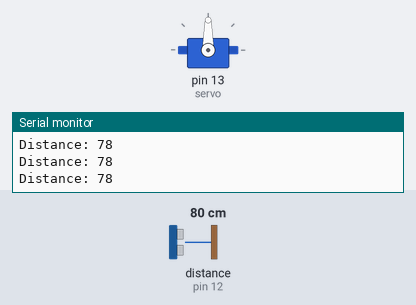
A sketch run on a simulated Arduino Uno, built with avr-gcc and run on an emulated ATmega328P. Shown: servo, the last lines printed to the serial monitor. Wiring (inferred from the names in the program): ultrasonic range finder: trigger pin 11; echo pin 12. The inputs (shaded band) are chosen by the test bench; at power-on: distance to the obstacle (sensor on pin 12) 80 cm. The echo pulse lasts 58.3 µs per cm.

Above: at 6.2 s.
6.3 s: distance to the obstacle (sensor on pin 12) set to 29 cm
9.3 s: distance to the obstacle (sensor on pin 12) set to 23 cm
At 9.6 s:
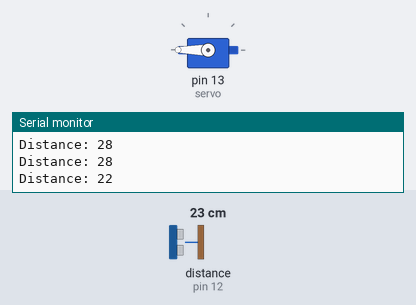
10.8 s: distance to the obstacle (sensor on pin 12) set to 35 cm
At 13.2 s:
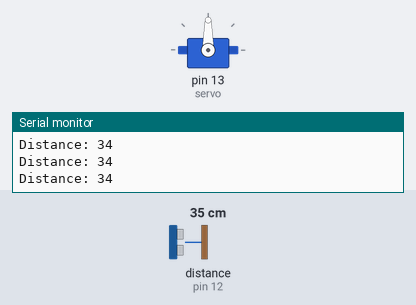
Timing chart, 0 to 14.7 s (numbered marks = the images above; inputs shaded):
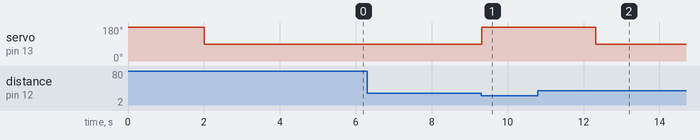

Measured:
- the behaviour switches between 27 and 26 cm on distance to the obstacle (sensor on pin 12) (found by bisection; images 0 and 1)
- after the input at 9.3 s, servo on pin 13 (servo): 90° → 180° at once
- after the input at 10.8 s, servo on pin 13 (servo): 180° → 90° after 1.5 s

The sketch:

smartparking.ino
```cpp
#include <Servo.h>

Servo servo;

int trigPin = 11;
int echoPin = 12;

long duration;
int distance;

void setup() {
  servo.attach(13);       // Attaches the servo on pin 13 to the servo object
  servo.write(180);       // Moves the servo to 180 degrees
  delay(2000);            // Delays for 2 seconds to allow the servo to reach the position

  pinMode(trigPin, OUTPUT);  // Sets the trigPin as an Output
  pinMode(echoPin, INPUT);   // Sets the echoPin as an Input

  Serial.begin(9600);        // Starts serial communication at 9600 baud rate
}

void loop() {
  digitalWrite(trigPin, LOW);  // Clears the trigPin
  delayMicroseconds(2);
  digitalWrite(trigPin, HIGH);  // Sets the trigPin to HIGH state for 10 microseconds
  delayMicroseconds(10);
  digitalWrite(trigPin, LOW);

  duration = pulseIn(echoPin, HIGH);  // Reads the echoPin, returns the sound wave travel time in microseconds
  distance = duration * 0.034 / 2;    // Calculating the distance

  Serial.print("Distance: ");
  Serial.println(distance);

  if (distance <= 25) {  // Change Distance according to Ultrasonic Sensor Placement
    servo.write(180);
    delay(3000);  // Wait for 3 seconds
  } else {
    servo.write(90);  // Move the servo to 90 degrees if no object within 25 cm
  }
}
```
